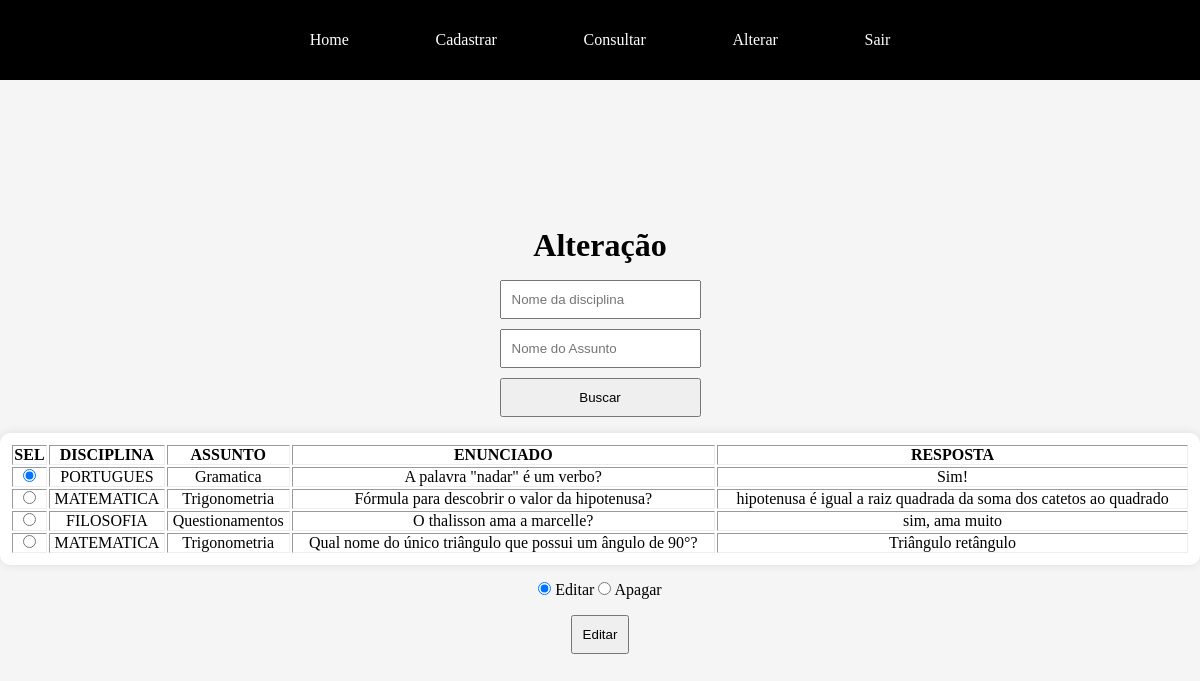
/site/acess/prof/alteracao/questao/alterar.php, run on the app's committed database.
### tables this page shows
CREATE TABLE `questao` (
  `disciplina` varchar(60) NOT NULL,
  `assunto` varchar(60) NOT NULL,
  `enunciado` varchar(120) NOT NULL,
  `resposta` varchar(120) NOT NULL
);

### site/acess/prof/alteracao/questao/alterar.php (the view, shortened to what this page needs)
<!DOCTYPE html>
<html lang="pt-BR">
<head>
  <link rel="stylesheet" href="../../../../css/acess/consulta.css">
  <?php
    require "../../../../conexao.php";
    $sql = "SELECT * FROM questao";
    $result = mysqli_query($conn, $sql);
  ?>
</head>
<body>
  <header>
    <nav class="menu">
      <a href="../../home.php" class="menu-item"><span>Home</span></a>
      <a href="../../cadastrar.php" class="menu-item"><span>Cadastrar</span></a>
      <a href="../../consultar.php" class="menu-item"><span>Consultar</span></a>
      <a href="../../alterar.php" class="menu-item"><span>Alterar</span></a>
      <a href="../../../../index.php" class="menu-item"><span>Sair</span></a>
    </nav>
  </header>
  <main>
    <h1>Alteração</h1>
    <form action="busca.php" method="post" class="busca" style="display: flex; flex-direction: column; gap: 10px;">
      <input type="text" name="nome" placeholder="Nome da disciplina" required>
      <input type="text" name="assunto" placeholder="Nome do Assunto" required>
      <button type="submit">Buscar</button>
    </form>
    <form action="validacao.php" method="post" class="form">
      <table border="1px" class='lista'>
        <thead>
          <th>SEL</th>
          <th>DISCIPLINA</th>
          <th>ASSUNTO</th>
          <th>ENUNCIADO</th>
          <th>RESPOSTA</th>
        </thead>
        <tbody>
          <?php
            $c = 0;
            while ($row = mysqli_fetch_assoc($result)) {
              if ($c == 0) {
                echo "<tr>
                  <td><input type='radio' value='{$row['enunciado']}' name='disc' checked></td>
                  <td>{$row['disciplina']}</td>
                  <td>{$row['assunto']}</td>
                  <td>{$row['enunciado']}</td>
                  <td>{$row['resposta']}</td>
                </tr>";
                $c = 1;
              } else {
                echo "<tr>
                  <td><input type='radio' value='{$row['enunciado']}' name='disc'></td>
                  <td>{$row['disciplina']}</td>
                  <td>{$row['assunto']}</td>
                  <td>{$row['enunciado']}</td>
                  <td>{$row['resposta']}</td>
                </tr>";
              }
            }
          ?>
        </tbody>
      </table>
      <div class="radios">
        <input type="radio" name="alt" value='editar' checked onclick="mudar()">
        <span>Editar</span>
        <input type="radio" name="alt" value='apagar' onclick='mudar()'>
        <span>Apagar</span>
      </div>
      <button type='submit' id='btn'>Editar</button>
    </form>
  </main>
</body>
</html>

### site/css/acess/consulta.css (style rules this page uses)
main { display: flex; justify-content: center; align-items: center; width: 100%; height: calc(100vh - 80px); flex-direction: column; gap: 1rem; text-align: center; background-color: whitesmoke; position: relative; }
input { padding: 10px; }
button { padding: 10px; cursor: pointer; }
.lista { border: none; padding: 10px; background-color: white; box-shadow: 0 0 10px rgba(0,0,0,0.1); width: 100%; border-radius: 10px; }
.form { display: flex; justify-content: center; align-items: center; flex-direction: column; width: 100%; gap: 1rem; }

### site/css/acess/header.css (style rules this page uses)
* { margin: 0; padding: 0; box-sizing: border-box; text-decoration: none; }
header { width: 100%; height: 80px; background-color: black; color: white; box-shadow: 0 0 10px rgba(0,0,0,0.1); display: flex; justify-content: center; align-items: center; }
.menu { display: flex; justify-content: center; gap: 20%; }
.menu > a { color: white; position: relative; padding: 10px; }
.menu > a::after { content: ''; position: absolute; width: 0; left: 0; bottom: 0; height: 2px; background-color: white; transition: width .3s ease; }

### data on the page
questao: disciplina "PORTUGUES", assunto "Gramatica", enunciado "A palavra \"nadar\" é um verbo?", resposta "Sim!"
questao: disciplina "MATEMATICA", assunto "Trigonometria", enunciado "Fórmula para descobrir o valor da hipotenusa?", resposta "hipotenusa é igual a raiz quadrada da soma dos catetos ao quadrado"
questao: disciplina "FILOSOFIA", assunto "Questionamentos", enunciado "O thalisson ama a marcelle?", resposta "sim, ama muito"
questao: disciplina "MATEMATICA", assunto "Trigonometria", enunciado "Qual nome do único triângulo que possui um ângulo de 90°?", resposta "Triângulo retângulo"
